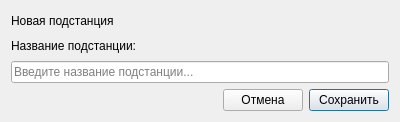
<?xml version="1.0" encoding="UTF-8"?>
<ui version="4.0">
 <class>SubstationDialog</class>
 <widget class="QDialog" name="SubstationDialog">
  <property name="geometry">
   <rect>
    <x>0</x>
    <y>0</y>
    <width>400</width>
    <height>122</height>
   </rect>
  </property>
  <property name="minimumSize">
   <size>
    <width>400</width>
    <height>0</height>
   </size>
  </property>
  <property name="windowTitle">
   <string>Подстанция</string>
  </property>
  <layout class="QVBoxLayout" name="verticalLayout">
   <item>
    <widget class="QLabel" name="titleLabel">
     <property name="text">
      <string>Новая подстанция</string>
     </property>
    </widget>
   </item>
   <item>
    <widget class="QLabel" name="nameLabel">
     <property name="text">
      <string>Название подстанции:</string>
     </property>
    </widget>
   </item>
   <item>
    <widget class="QLineEdit" name="nameLineEdit">
     <property name="placeholderText">
      <string>Введите название подстанции...</string>
     </property>
    </widget>
   </item>
   <item>
    <layout class="QHBoxLayout" name="buttonsLayout">
     <item>
      <spacer name="horizontalSpacer">
       <property name="orientation">
        <enum>Qt::Orientation::Horizontal</enum>
       </property>
       <property name="sizeHint" stdset="0">
        <size>
         <width>40</width>
         <height>20</height>
        </size>
       </property>
      </spacer>
     </item>
     <item>
      <widget class="QPushButton" name="cancelButton">
       <property name="text">
        <string>Отмена</string>
       </property>
       <property name="autoDefault">
        <bool>false</bool>
       </property>
      </widget>
     </item>
     <item>
      <widget class="QPushButton" name="saveButton">
       <property name="text">
        <string>Сохранить</string>
       </property>
       <property name="default">
        <bool>true</bool>
       </property>
      </widget>
     </item>
    </layout>
   </item>
  </layout>
 </widget>
 <resources/>
 <connections/>
</ui>
